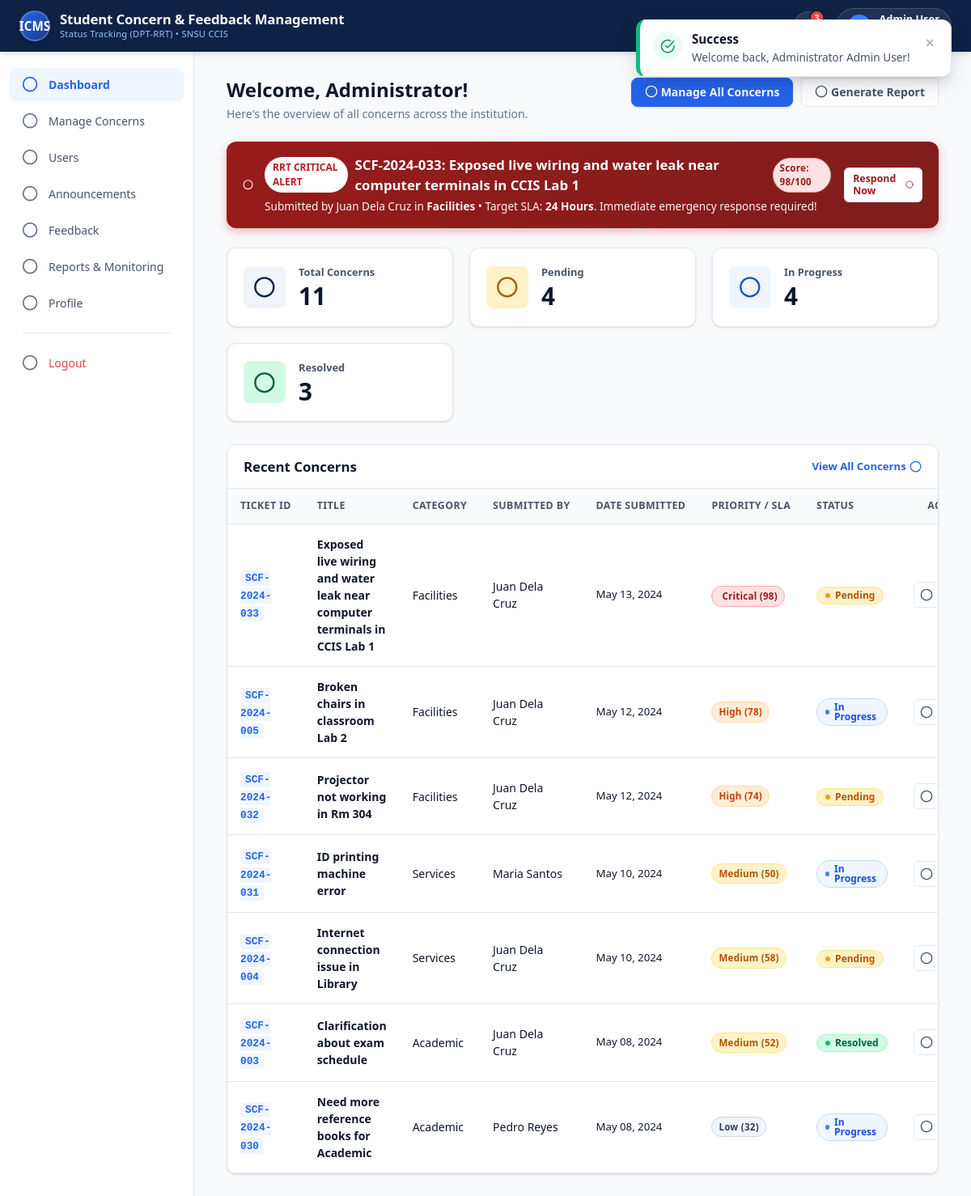
/admin/dashboard.php (signed in), run on the app's committed database.
### tables this page shows
CREATE TABLE IF NOT EXISTS `concerns` (
  `concern_id` INT AUTO_INCREMENT PRIMARY KEY,
  `ticket_id` VARCHAR(50) NOT NULL UNIQUE,
  `student_id` INT NOT NULL,
  `category_id` INT NOT NULL,
  `status_id` INT NOT NULL DEFAULT 1,
  `title` VARCHAR(255) NOT NULL,
  `description` TEXT NOT NULL,
  `attachment_path` VARCHAR(255) DEFAULT NULL,
  `priority` ENUM('Critical', 'High', 'Medium', 'Low') DEFAULT 'Medium',
  `ai_urgency_score` INT DEFAULT 50,
  `sla_hours` INT DEFAULT 72,
  `is_rrt_alert` TINYINT(1) DEFAULT 0,
  `date_submitted` DATETIME DEFAULT CURRENT_TIMESTAMP,
  INDEX (`ticket_id`),
  INDEX (`student_id`),
  INDEX (`category_id`),
  INDEX (`status_id`),
  INDEX (`priority`),
  CONSTRAINT `fk_concern_student` FOREIGN KEY (`student_id`) REFERENCES `students` (`student_id`) ON DELETE CASCADE,
  CONSTRAINT `fk_concern_category` FOREIGN KEY (`category_id`) REFERENCES `categories` (`category_id`) ON DELETE RESTRICT,
  CONSTRAINT `fk_concern_status` FOREIGN KEY (`status_id`) REFERENCES `statuses` (`status_id`) ON DELETE RESTRICT
);

CREATE TABLE IF NOT EXISTS `students` (
  `student_id` INT AUTO_INCREMENT PRIMARY KEY,
  `student_no` VARCHAR(50) NOT NULL UNIQUE,
  `name` VARCHAR(150) NOT NULL,
  `email` VARCHAR(150) NOT NULL UNIQUE,
  `password` VARCHAR(255) NOT NULL,
  `department` VARCHAR(150) NOT NULL DEFAULT 'College of Computing & Information Sciences',
  `program` VARCHAR(150) NOT NULL DEFAULT 'Bachelor of Science in Information Technology',
  `phone` VARCHAR(50) DEFAULT NULL,
  `status` ENUM('Active', 'Inactive') DEFAULT 'Active',
  `created_at` DATETIME DEFAULT CURRENT_TIMESTAMP
);

CREATE TABLE IF NOT EXISTS `categories` (
  `category_id` INT AUTO_INCREMENT PRIMARY KEY,
  `category_name` VARCHAR(100) NOT NULL UNIQUE,
  `description` TEXT DEFAULT NULL
);

### admin/dashboard.php (the view, shortened to what this page needs)
<?php
require_once __DIR__ . '/../config/db.php';
require_once __DIR__ . '/../includes/helpers.php';
$metrics = $pdo->query("
    SELECT
        COUNT(*) AS total,
        SUM(CASE WHEN s.status_name = 'Pending' THEN 1 ELSE 0 END) AS pending,
        SUM(CASE WHEN s.status_name = 'In Progress' THEN 1 ELSE 0 END) AS in_progress,
        SUM(CASE WHEN s.status_name = 'Resolved' THEN 1 ELSE 0 END) AS resolved
    FROM concerns c
    JOIN statuses s ON c.status_id = s.status_id
")->fetch() ?: ['total' => 0, 'pending' => 0, 'in_progress' => 0, 'resolved' => 0];
$criticalAlerts = $pdo->query("
    SELECT c.*, s.name AS student_name, cat.category_name, st.status_name
    FROM concerns c
    JOIN students s ON c.student_id = s.student_id
    JOIN categories cat ON c.category_id = cat.category_id
    JOIN statuses st ON c.status_id = st.status_id
    WHERE (c.priority = 'Critical' OR c.is_rrt_alert = 1) AND st.status_name != 'Resolved'
    ORDER BY c.date_submitted DESC
")->fetchAll();
$recentConcerns = $pdo->query("
    SELECT c.*, s.name AS student_name, cat.category_name, st.status_name
    FROM concerns c
    JOIN students s ON c.student_id = s.student_id
    JOIN categories cat ON c.category_id = cat.category_id
    JOIN statuses st ON c.status_id = st.status_id
    ORDER BY c.date_submitted DESC
    LIMIT 7
")->fetchAll();
require_once __DIR__ . '/../includes/header.php';
require_once __DIR__ . '/../includes/navbar.php';
require_once __DIR__ . '/../includes/sidebar.php';
?>
<div class="page-header">
  <div class="page-title-wrap">
    <h1 class="page-title">Welcome, Administrator!</h1>
    <p class="page-desc">Here's the overview of all concerns across the institution.</p>
  </div>
  <div style="display: flex; gap: 10px;">
    <a href="concerns.php" class="btn btn-primary">
      <span><?= icon('clipboard') ?> Manage All Concerns</span>
    </a>
    <a href="reports.php" class="btn btn-secondary">
      <span><?= icon('bar-chart') ?> Generate Report</span>
    </a>
  </div>
</div>
<?php if (!empty($criticalAlerts)): ?>
  <?php foreach ($criticalAlerts as $crit): ?>
    <div class="rrt-alert-banner animate-fade-in">
      <div class="rrt-alert-left">
        <?= icon('zap', '', 28) ?>
        <div>
          <div style="display: flex; align-items: center; gap: 8px;">
            <span class="rrt-alert-badge">RRT CRITICAL ALERT</span>
            <strong style="font-size: 1.05rem;"><?= e($crit['ticket_id']) ?>: <?= e($crit['title']) ?></strong>
            <span class="priority-pill priority-critical">Score: <?= (int)$crit['ai_urgency_score'] ?>/100</span>
          </div>
          <p style="font-size: 0.85rem; margin-top: 4px; opacity: 0.95;">
            Submitted by <?= e($crit['student_name']) ?> in <strong><?= e($crit['category_name']) ?></strong> • Target SLA: <strong>24 Hours</strong>. Immediate emergency response required!
          </p>
        </div>
      </div>
      <a href="concern_details.php?id=<?= $crit['concern_id'] ?>" class="btn btn-secondary btn-sm" style="color: #991b1b; font-weight: 700; background: #ffffff; display: inline-flex; align-items: center; gap: 6px;">
        <span>Respond Now</span> <?= icon('arrow-right', '', 14) ?>
      </a>
    </div>
  <?php endforeach; ?>
<?php endif; ?>
<div class="metrics-grid">
  <div class="metric-card">
    <div class="metric-icon-wrap metric-icon-total"><?= icon('folder', '', 22) ?></div>
    <div class="metric-content">
      <span class="metric-label">Total Concerns</span>
      <span class="metric-number"><?= (int)$metrics['total'] ?></span>
    </div>
  </div>
  <div class="metric-card">
    <div class="metric-icon-wrap metric-icon-pending"><?= icon('clock', '', 22) ?></div>
    <div class="metric-content">
      <span class="metric-label">Pending</span>
      <span class="metric-number"><?= (int)$metrics['pending'] ?></span>
    </div>
  </div>
  <div class="metric-card">
    <div class="metric-icon-wrap metric-icon-progress"><?= icon('refresh', '', 22) ?></div>
    <div class="metric-content">
      <span class="metric-label">In Progress</span>
      <span class="metric-number"><?= (int)$metrics['in_progress'] ?></span>
    </div>
  </div>
  <div class="metric-card">
    <div class="metric-icon-wrap metric-icon-resolved"><?= icon('check-circle', '', 22) ?></div>
    <div class="metric-content">
      <span class="metric-label">Resolved</span>
      <span class="metric-number"><?= (int)$metrics['resolved'] ?></span>
    </div>
  </div>
</div>
<div class="card">
  <div class="card-header">
    <h2 class="card-title">Recent Concerns</h2>
    <a href="concerns.php" class="text-sm font-semibold" style="color: var(--brand-blue); display: inline-flex; align-items: center; gap: 4px;">View All Concerns <?= icon('arrow-right', '', 14) ?></a>
  </div>
  <div class="table-responsive">
    <table class="table">
      <thead>
        <tr>
          <th>Ticket ID</th>
          <th>Title</th>
          <th>Category</th>
          <th>Submitted By</th>
          <th>Date Submitted</th>
          <th>Priority / SLA</th>
          <th>Status</th>
          <th style="text-align: right;">Action</th>
        </tr>
      </thead>
      <tbody>
        <?php foreach ($recentConcerns as $concern): ?>
          <tr>
            <td>
              <span class="ticket-badge"><?= e($concern['ticket_id']) ?></span>
            </td>
            <td style="font-weight: 600;">
              <a href="concern_details.php?id=<?= $concern['concern_id'] ?>" style="color: var(--text-primary);">
                <?= e($concern['title']) ?>
              </a>
            </td>
            <td><?= e($concern['category_name']) ?></td>
            <td><?= e($concern['student_name']) ?></td>
            <td class="text-muted text-sm"><?= formatDate($concern['date_submitted']) ?></td>
            <td><?= renderPriorityBadge($concern['priority'], $concern['ai_urgency_score']) ?></td>
            <td><?= renderStatusBadge($concern['status_name']) ?></td>
            <td style="text-align: right;">
              <div style="display: inline-flex; gap: 4px;">
                <a href="concern_details.php?id=<?= $concern['concern_id'] ?>" class="btn-icon" title="View & Respond">
                  <?= icon('eye') ?>
                </a>
              </div>
            </td>
          </tr>
        <?php endforeach; ?>
      </tbody>
    </table>
  </div>
</div>
<?php require_once __DIR__ . '/../includes/footer.php'; ?>

### includes/helpers.php (shortened to what this page needs)
<?php
function e(?string $str): string {
    return htmlspecialchars((string)($str ?? ''), ENT_QUOTES, 'UTF-8');
}
function renderStatusBadge(string $statusName): string {
    $name = trim($statusName);
    $lower = strtolower($name);
    if (strpos($lower, 'pending') !== false) {
        return '<span class="status-pill status-pending"><span class="status-dot"></span>Pending</span>';
    } elseif (strpos($lower, 'progress') !== false) {
        return '<span class="status-pill status-progress"><span class="status-dot"></span>In Progress</span>';
    } elseif (strpos($lower, 'resolved') !== false) {
        return '<span class="status-pill status-resolved"><span class="status-dot"></span>Resolved</span>';
    }
    return '<span class="status-pill">' . e($name) . '</span>';
}
function renderPriorityBadge(string $priority, ?int $score = null): string {
    $p = ucfirst(strtolower(trim($priority)));
    $scoreText = ($score !== null) ? " (" . (int)$score . ")" : "";
    switch ($p) {
        case 'Critical':
            return '<span class="priority-pill priority-critical"><span class="pulse-ring"></span>Critical' . $scoreText . '</span>';
        case 'High':
            return '<span class="priority-pill priority-high">High' . $scoreText . '</span>';
        case 'Medium':
            return '<span class="priority-pill priority-medium">Medium' . $scoreText . '</span>';
        case 'Low':
        default:
            return '<span class="priority-pill priority-low">Low' . $scoreText . '</span>';
    }
}
function formatDate(?string $datetime): string {
    $time = strtotime($datetime);
    return date('M d, Y', $time);
}
function getIcon(string $name, string $extraClass = '', ?int $size = null): string {
    $dim = $size ? "width='{$size}' height='{$size}'" : "";
    $classAttr = "class='svg-icon " . e($extraClass) . "'";
    return $icons[$name] ?? "<svg {$classAttr} {$dim} viewBox='0 0 24 24'><circle cx='12' cy='12' r='10'/></svg>";
}
function icon(string $name, string $extraClass = '', ?int $size = null): string {
    return getIcon($name, $extraClass, $size);
}

### assets/css/variables.css (style rules this page uses)
:root { --navy-dark: #091730; --navy-primary: #0e2246; --navy-light: #18376e; --navy-surface: #1e3a8a; --brand-blue: #2563eb; --brand-blue-hover: #1d4ed8; --brand-blue-light: #eff6ff; --brand-blue-border: #bfdbfe; --accent-gold: #f59e0b; --accent-gold-light: #fef3c7; --status-pending-text: #b45309; --status-pending-bg: #fef3c7; --status-pending-border: #fde68a; --status-pending-dot: #f59e0b; --status-progress-text: #1d4ed8; --status-progress-bg: #eff6ff; --status-progress-border: #bfdbfe; --status-progress-dot: #3b82f6; --status-resolved-text: #065f46; --status-resolved-bg: #d1fae5; --status-resolved-border: #a7f3d0; --status-resolved-dot: #10b981; --priority-critical-text: #991b1b; --priority-critical-bg: #fee2e2; --priority-critical-border: #fca5a5; --priority-high-text: #c2410c; --priority-high-bg: #ffedd5; --priority-high-border: #fed7aa; --priority-medium-text: #b45309; --priority-medium-bg: #fef3c7; --priority-medium-border: #fde68a; --priority-low-text: #334155; --priority-low-bg: #f1f5f9; --priority-low-border: #cbd5e1; --bg-body: #f8fafc; --bg-card: #ffffff; --bg-sidebar: #ffffff; --bg-header: #0e2246; --border-color: #e2e8f0; --border-subtle: #f1f5f9; --divider: #e2e8f0; --text-primary: #0f172a; --text-secondary: #475569; --text-muted: #64748b; --text-light: #94a3b8; --text-inverse: #ffffff; --font-family-display: system-ui, -apple-system, BlinkMacSystemFont, 'Segoe UI', Roboto, Helvetica, Arial, sans-serif; --font-family-body: system-ui, -apple-system, BlinkMacSystemFont, 'Segoe UI', Roboto, Helvetica, Arial, sans-serif; --shadow-xs: 0 1px 2px 0 rgba(0, 0, 0, 0.05); --shadow-sm: 0 1px 3px 0 rgba(0, 0, 0, 0.1), 0 1px 2px -1px rgba(0, 0, 0, 0.1); --shadow-md: 0 4px 6px -1px rgba(0, 0, 0, 0.1), 0 2px 4px -2px rgba(0, 0, 0, 0.1); --shadow-lg: 0 10px 15px -3px rgba(0, 0, 0, 0.1), 0 4px 6px -4px rgba(0, 0, 0, 0.1); --shadow-xl: 0 20px 25px -5px rgba(0, 0, 0, 0.1), 0 8px 10px -6px rgba(0, 0, 0, 0.1); --radius-xs: 4px; --radius-sm: 6px; --radius-md: 8px; --radius-lg: 12px; --radius-xl: 16px; --radius-pill: 9999px; --header-height: 64px; --sidebar-width: 240px; --transition-fast: 0.15s ease; --transition-normal: 0.25s ease; }

### assets/css/base.css (style rules this page uses)
* { margin: 0; padding: 0; box-sizing: border-box; }
html, body { width: 100%; min-height: 100%; font-family: var(--font-family-body); color: var(--text-primary); background-color: var(--bg-body); line-height: 1.5; -webkit-font-smoothing: antialiased; -moz-osx-font-smoothing: grayscale; }
h1, h2, h3, h4, h5, h6 { font-family: var(--font-family-display); font-weight: 700; line-height: 1.25; color: var(--text-primary); }
a { color: var(--brand-blue); text-decoration: none; transition: color var(--transition-fast); }
.animate-fade-in { animation: fadeIn 0.25s cubic-bezier(0.16, 1, 0.3, 1) forwards; }
.svg-icon { display: inline-block; width: 1.15em; height: 1.15em; stroke-width: 2; stroke: currentColor; fill: none; stroke-linecap: round; stroke-linejoin: round; vertical-align: -0.18em; }
.text-muted { color: var(--text-muted); }
.text-sm { font-size: 0.825rem; }
.font-semibold { font-weight: 600; }

### assets/css/layout.css (style rules this page uses)
.page-header { margin-bottom: 24px; display: flex; align-items: flex-start; justify-content: space-between; flex-wrap: wrap; gap: 16px; }
.page-title-wrap { display: flex; flex-direction: column; }
.page-title { font-size: 1.5rem; font-weight: 700; color: var(--text-primary); display: flex; align-items: center; gap: 8px; }
.page-desc { font-size: 0.875rem; color: var(--text-muted); margin-top: 4px; }

### data on the page
concerns: ticket "SCF-2024-033", title "Exposed live wiring and water leak near computer terminals in CCIS Lab 1", ai_urgency_score "98", student.name "Juan Dela Cruz", category.category_name "Facilities", date_submitted "May 13, 2024", ai_urgency_score "(98)", shows "Pending"
concerns: ticket "SCF-2024-005", title "Broken chairs in classroom Lab 2", category.category_name "Facilities", student.name "Juan Dela Cruz", date_submitted "May 12, 2024", ai_urgency_score "(78)", shows "In Progress"
concerns: ticket "SCF-2024-032", title "Projector not working in Rm 304", category.category_name "Facilities", student.name "Juan Dela Cruz", date_submitted "May 12, 2024", ai_urgency_score "(74)", shows "Pending"
concerns: ticket "SCF-2024-031", title "ID printing machine error", category.category_name "Services", student.name "Maria Santos", date_submitted "May 10, 2024", ai_urgency_score "(50)", shows "In Progress"
concerns: ticket "SCF-2024-004", title "Internet connection issue in Library", category.category_name "Services", student.name "Juan Dela Cruz", date_submitted "May 10, 2024", ai_urgency_score "(58)", shows "Pending"
concerns: ticket "SCF-2024-003", title "Clarification about exam schedule", category.category_name "Academic", student.name "Juan Dela Cruz", date_submitted "May 08, 2024", ai_urgency_score "(52)", shows "Resolved"
concerns: ticket "SCF-2024-030", title "Need more reference books for Academic", category.category_name "Academic", student.name "Pedro Reyes", date_submitted "May 08, 2024", ai_urgency_score "(32)", shows "In Progress"

### other printed values
$metrics['total'] "11"
$metrics['pending'] "4"
$metrics['in_progress'] "4"
$metrics['resolved'] "3"
